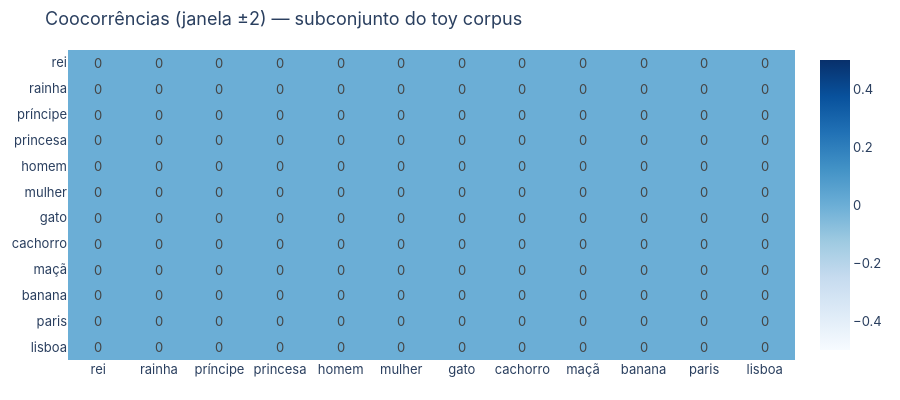

The cell this chart's notebook holds for it:
### Markdown cell above
## 3. Matriz de coocorrência palavra × contexto

Agora o objeto central: para cada palavra-alvo $w$ contamos quantas vezes cada palavra de contexto $c$ aparece numa **janela** de $\pm k$ posições.
A linha $M_{w\cdot}$ é a "assinatura distribucional" de $w$. Duas palavras com linhas parecidas aparecem em contextos parecidos.

A ponderação pela distância (`harmonic` = $1/d$, usada pelo GloVe; `linear`, usada implicitamente pelo word2vec ao sortear a janela efetiva) é um detalhe que importa nos artigos.

### Code cell
from replang.models.cooccurrence import cooccurrence_matrix, CountModel
from replang.viz import cooccurrence_heatmap
M = cooccurrence_matrix(toy, index, window=2, weighting="flat")
sel = ["rei", "rainha", "príncipe", "princesa", "homem", "mulher", "gato", "cachorro", "maçã", "banana", "paris", "lisboa"]
df = pd.DataFrame(M.toarray(), index=words, columns=words).loc[sel, sel]
cooccurrence_heatmap(df, "Coocorrências (janela ±2) — subconjunto do toy corpus")

### Figure 1 — Plotly figure (JSON) as saved in the notebook; plotly's stock layout.template omitted (floating-point values rounded to 4 significant figures; data arrays with more than 128 entries replaced by an {"elided": "..."} marker saying what was removed)
{"data": [{"colorscale": [[0, "rgb(247,251,255)"], [0.125, "rgb(222,235,247)"], [0.25, "rgb(198,219,239)"], [0.375, "rgb(158,202,225)"], [0.5, "rgb(107,174,214)"], [0.625, "rgb(66,146,198)"], [0.75, "rgb(33,113,181)"], [0.875, "rgb(8,81,156)"], [1, "rgb(8,48,107)"]], "text": {"elided": "12x12 float values"}, "texttemplate": "%{text}", "type": "heatmap", "x": ["rei", "rainha", "príncipe", "princesa", "homem", "mulher", "gato", "cachorro", "maçã", "banana", "paris", "lisboa"], "y": ["rei", "rainha", "príncipe", "princesa", "homem", "mulher", "gato", "cachorro", "maçã", "banana", "paris", "lisboa"], "z": {"elided": "12x12 float values"}, "zmin": 0}], "layout": {"font": {"family": "Inter, Helvetica, Arial, sans-serif", "size": 13}, "height": 400, "margin": {"b": 40, "l": 40, "r": 20, "t": 50}, "title": {"text": "Coocorrências (janela ±2) — subconjunto do toy corpus"}, "yaxis": {"autorange": "reversed"}}}
